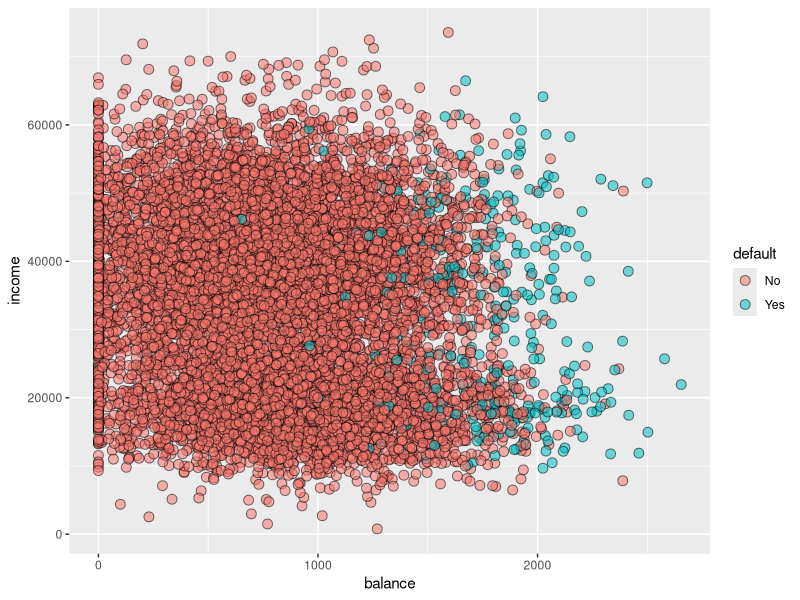
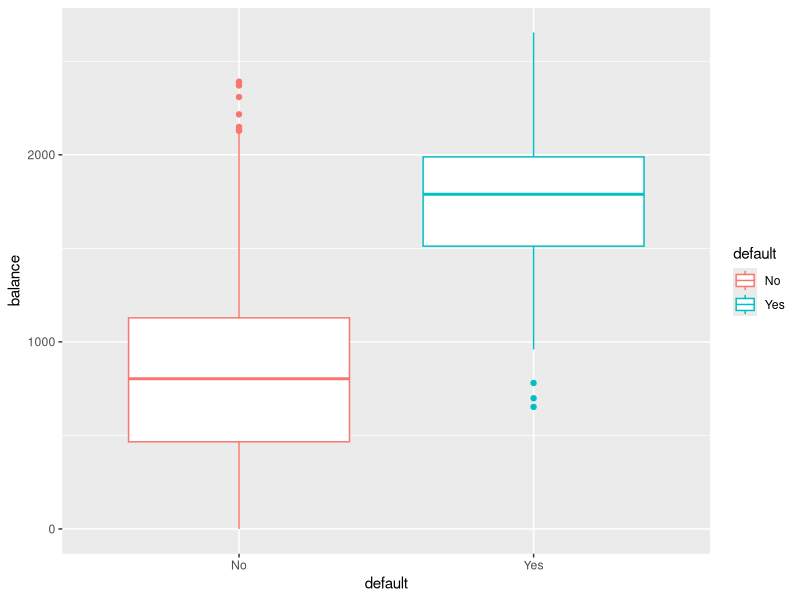
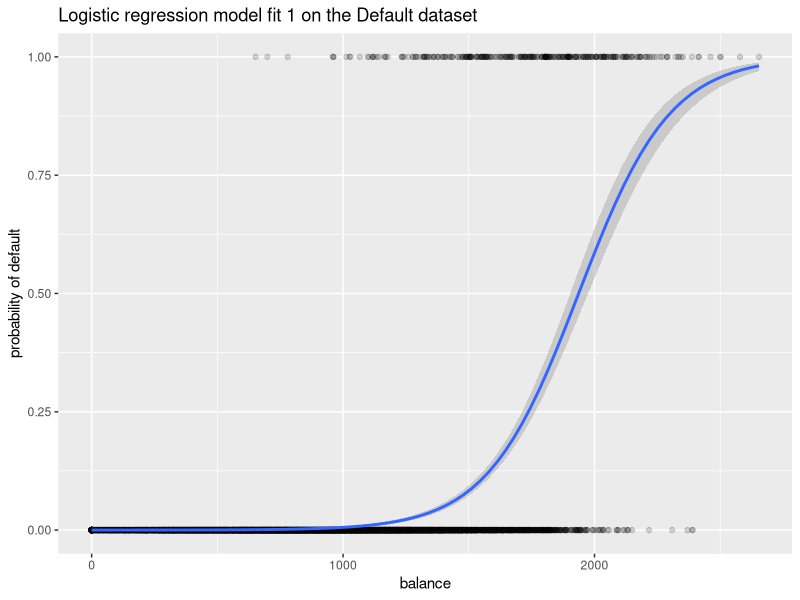
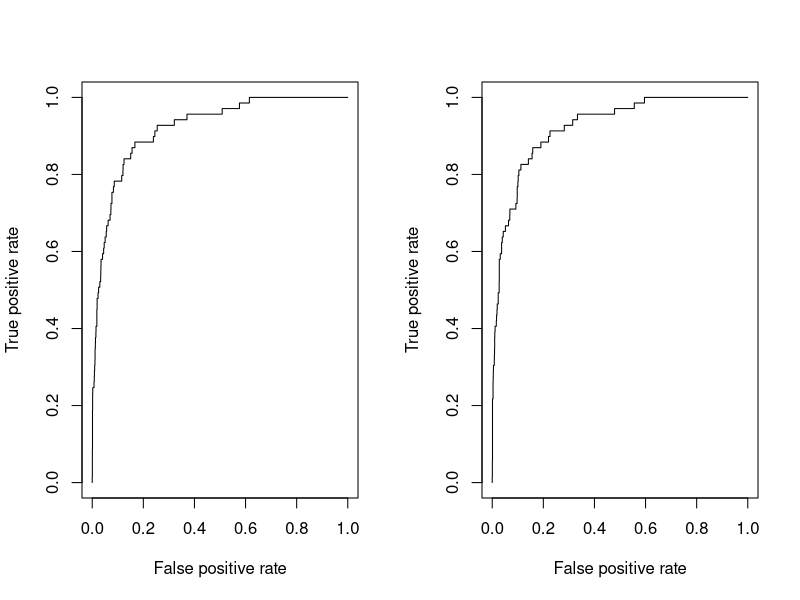

The R script that drew these images, in order:
## ---- chunk 1
library(tidyverse)
library(broom)
library(ROCR)

Default <- read_csv('./creditcard-default.csv') %>% mutate_if(is.character, factor)

# scatterplot of the default dataset
ggplot(Default, aes(x = balance, y = income, fill = default)) +
  geom_point(pch=21, size=3, alpha = .55)

# logistic regression of the dataset 
ggplot(Default, aes(x = default, y = balance, color = default)) +
  geom_boxplot()

# split train and test datasets
set.seed(123)
sample <- sample(c(TRUE, FALSE), nrow(Default), replace = T, prob = c(0.8,0.2))
train <- Default[sample, ]
test <- Default[!sample, ]

# fit model 1
dft_model1 <- glm(default ~ balance, family = "binomial", data = train)
tidy(dft_model1)

# plot model 1
Default %>%
  mutate(prob = ifelse(default == 'Yes', 1, 0)) %>%
  ggplot(aes(balance, prob)) +
  geom_point(alpha = .15) +
  geom_smooth(method = 'glm', method.args = list(family = 'binomial')) +
  ggtitle('Logistic regression model fit 1 on the Default dataset') +
  ylab("probability of default")

# fit model 2
dft_model2 <- glm(default ~ balance + income + student, family = "binomial", data = train)
tidy(dft_model2)

anova(dft_model1, dft_model2, test = 'Chisq')

# run prediction on test set
test_m1 <- predict(dft_model1, newdata = test, type = "response")
test_m2 <- predict(dft_model2, newdata = test, type = "response")

# plot ROC curve
par(mfrow=c(1, 2))

prediction(test_m1, test$default) %>%
  performance(measure = "tpr", x.measure = "fpr") %>%
  plot()

prediction(test_m2, test$default) %>%
  performance(measure = "tpr", x.measure = "fpr") %>%
  plot()

# save model
saveRDS(dft_model2, './dft_model.rds')
